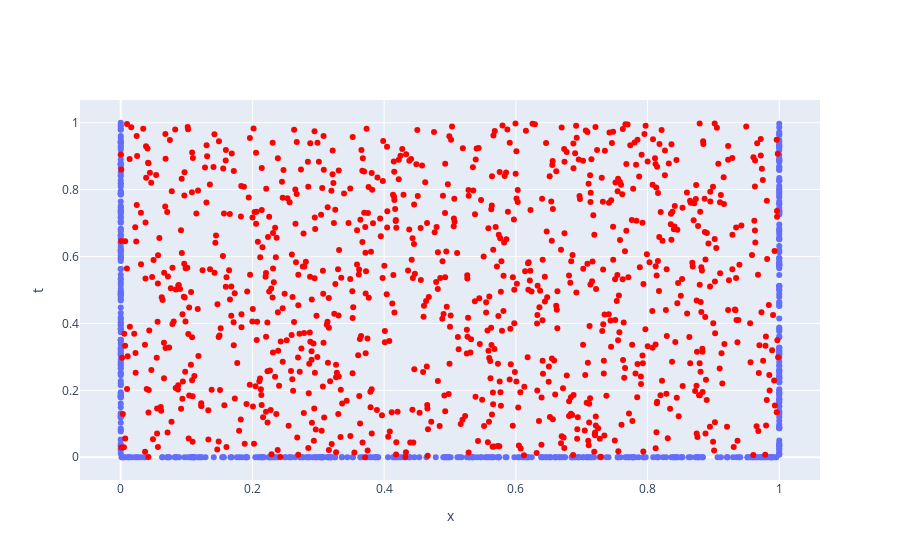

Notebook code for this chart:
### Markdown cell above
Plotamos uma vista superior do domínio para ver se os pontos estão nos lugares corretos

### Code cell
# Vista superior
#fig = plt.figure()
#ax = fig.add_subplot()
scatter_contorno = px.scatter(x=X_contorno[:,0],y=X_contorno[:,1])
scatter_equacao = px.scatter(x=X_equacao[:,0],y=X_equacao[:,1], color_discrete_sequence=['red'])
fig = go.Figure(data=scatter_contorno.data+scatter_equacao.data)
fig.update_layout(xaxis_title='x',yaxis_title='t')
fig.show()

### Figure 1 — Plotly figure (JSON) as saved in the notebook; plotly's stock layout.template omitted (floating-point values rounded to 4 significant figures; data arrays with more than 128 entries replaced by an {"elided": "..."} marker saying what was removed)
{"data": [{"hovertemplate": "x=%{x}<br>y=%{y}<extra></extra>", "legendgroup": "", "marker": {"color": "#636efa", "symbol": "circle"}, "mode": "markers", "name": "", "orientation": "v", "showlegend": false, "type": "scatter", "x": {"elided": "600 float values"}, "xaxis": "x", "y": {"elided": "600 float values"}, "yaxis": "y"}, {"hovertemplate": "x=%{x}<br>y=%{y}<extra></extra>", "legendgroup": "", "marker": {"color": "red", "symbol": "circle"}, "mode": "markers", "name": "", "orientation": "v", "showlegend": false, "type": "scatter", "x": {"elided": "1000 float values"}, "xaxis": "x", "y": {"elided": "1000 float values"}, "yaxis": "y"}], "layout": {"xaxis": {"title": {"text": "x"}}, "yaxis": {"title": {"text": "t"}}}}
